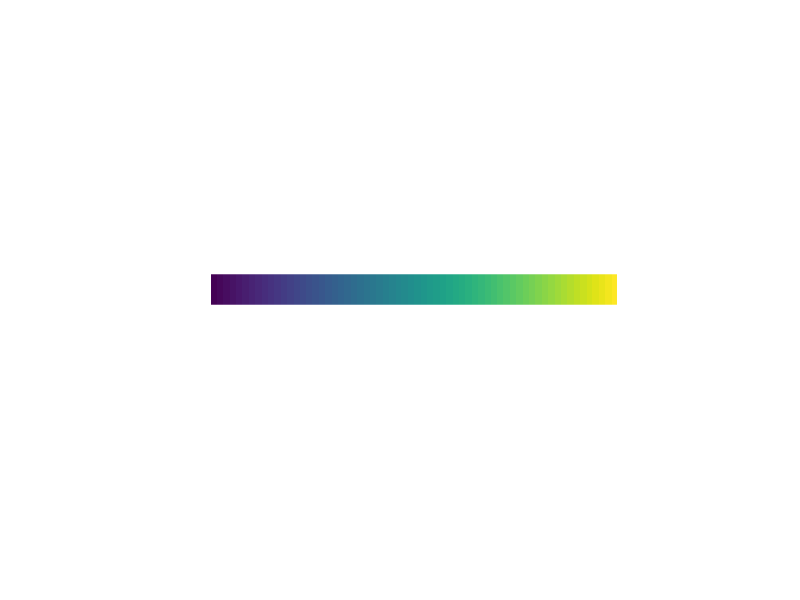

The MATLAB source for this figure: (Note: this script raises an error after producing the figure.)
function showColormap(x)
if nargin < 1, x = viridis; end

f = figure(221); clf;
%set(f, 'Position',  [100, 100, 500, 140]);

[X,Y] = meshgrid(1:500,1:40);

surf(X,Y,X,'linestyle','none'); hold on;
plot3([1,500,500,1,1],[1,1,40,40,1],600*ones(1,5),'w','linewidth',1)
colormap(x);
view(0,90);
axis equal; axis tight; axis off;
text(-5,-20,'0','Fontsize',14,'Color','w');
text(495,-20,'1','Fontsize',14,'Color','w');
background('k')

end

